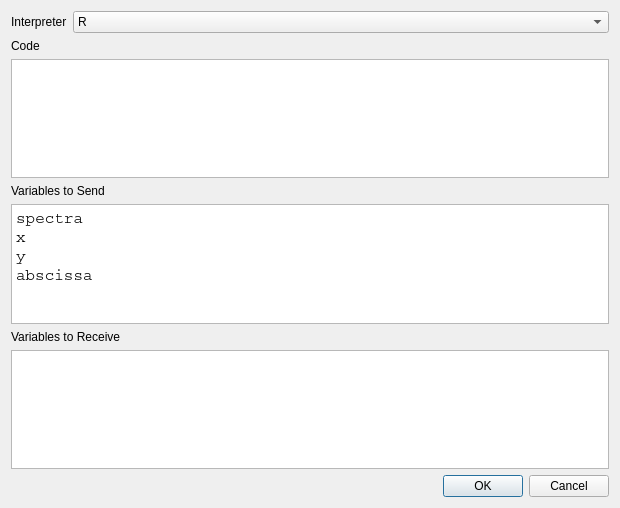
<?xml version="1.0" encoding="UTF-8"?>
<ui version="4.0">
 <class>ScriptDialog</class>
 <widget class="QDialog" name="ScriptDialog">
  <property name="geometry">
   <rect>
    <x>0</x>
    <y>0</y>
    <width>620</width>
    <height>508</height>
   </rect>
  </property>
  <property name="windowTitle">
   <string>Dialog</string>
  </property>
  <layout class="QVBoxLayout" name="verticalLayout">
   <item>
    <layout class="QFormLayout" name="formLayout">
     <item row="0" column="0">
      <widget class="QLabel" name="interpreterLabel">
       <property name="text">
        <string>Interpreter</string>
       </property>
      </widget>
     </item>
     <item row="0" column="1">
      <widget class="QComboBox" name="interpreterComboBox">
       <item>
        <property name="text">
         <string>R</string>
        </property>
       </item>
       <item>
        <property name="text">
         <string>Octave</string>
        </property>
       </item>
      </widget>
     </item>
    </layout>
   </item>
   <item>
    <widget class="QLabel" name="codeLabel">
     <property name="toolTip">
      <string extracomment="Enter code exactly as you would in an editor (you can even copy and paste from an editor). Variables to send will show up with their assigned names. Names with spaces will have the spaces removed."/>
     </property>
     <property name="text">
      <string>Code</string>
     </property>
    </widget>
   </item>
   <item>
    <widget class="QPlainTextEdit" name="codePlainTextEdit">
     <property name="font">
      <font>
       <family>Courier</family>
       <pointsize>12</pointsize>
      </font>
     </property>
    </widget>
   </item>
   <item>
    <widget class="QLabel" name="sendLabel">
     <property name="toolTip">
      <string extracomment="Enter either a protected keyword (spectra, abscissa, x, y) or the name of a dataset element including spaces, with no other characters. Spaces will be removed inside the R environment, so &quot;VCA Endmember Spectra&quot; will become &quot;VCAEndmemberSpectra&quot;."/>
     </property>
     <property name="text">
      <string>Variables to Send</string>
     </property>
    </widget>
   </item>
   <item>
    <widget class="QPlainTextEdit" name="sendPlainTextEdit">
     <property name="font">
      <font>
       <family>Courier</family>
       <pointsize>12</pointsize>
      </font>
     </property>
     <property name="plainText">
      <string>spectra
x
y
abscissa</string>
     </property>
    </widget>
   </item>
   <item>
    <widget class="QLabel" name="receiveLabel">
     <property name="toolTip">
      <string extracomment="Every statement here other than a protected keyword (x, y, spectra, abscissa) must consist of two names separated by an equals sign. Spaces will be included as the variable description in the data viewer."/>
     </property>
     <property name="text">
      <string>Variables to Receive</string>
     </property>
    </widget>
   </item>
   <item>
    <widget class="QPlainTextEdit" name="receivePlainTextEdit">
     <property name="font">
      <font>
       <family>Courier</family>
       <pointsize>12</pointsize>
      </font>
     </property>
    </widget>
   </item>
   <item>
    <widget class="QDialogButtonBox" name="buttonBox">
     <property name="orientation">
      <enum>Qt::Horizontal</enum>
     </property>
     <property name="standardButtons">
      <set>QDialogButtonBox::Cancel|QDialogButtonBox::Ok</set>
     </property>
    </widget>
   </item>
  </layout>
 </widget>
 <resources/>
 <connections>
  <connection>
   <sender>buttonBox</sender>
   <signal>accepted()</signal>
   <receiver>ScriptDialog</receiver>
   <slot>accept()</slot>
   <hints>
    <hint type="sourcelabel">
     <x>248</x>
     <y>254</y>
    </hint>
    <hint type="destinationlabel">
     <x>157</x>
     <y>274</y>
    </hint>
   </hints>
  </connection>
  <connection>
   <sender>buttonBox</sender>
   <signal>rejected()</signal>
   <receiver>ScriptDialog</receiver>
   <slot>reject()</slot>
   <hints>
    <hint type="sourcelabel">
     <x>316</x>
     <y>260</y>
    </hint>
    <hint type="destinationlabel">
     <x>286</x>
     <y>274</y>
    </hint>
   </hints>
  </connection>
 </connections>
</ui>
